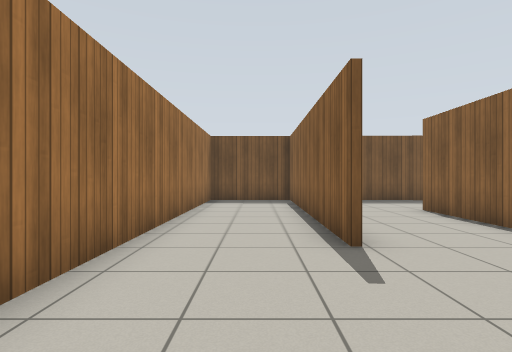
[1] (above)

17 first-person views from a walk through a Gazebo world. The camera is 0.94 m above the floor, looks level and sees 80° across. The floor is counted in squares, 1 m on a side. Each view is taken from the middle of a square. On the plan, view 1 faces up. The plan holds only what a view shows up to about 11 squares ahead; the rest is blank. Simple patterns stand in for the simulator's built-in surfaces.

[2]
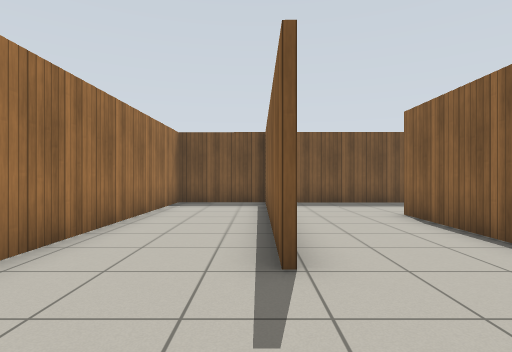

[3]
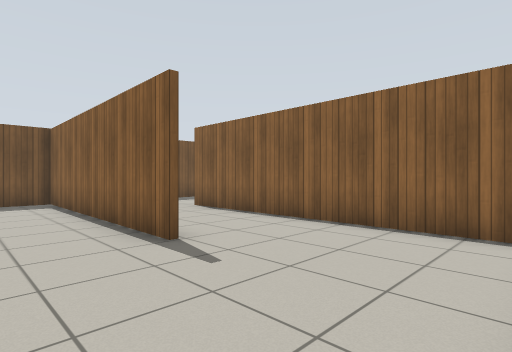

[4]
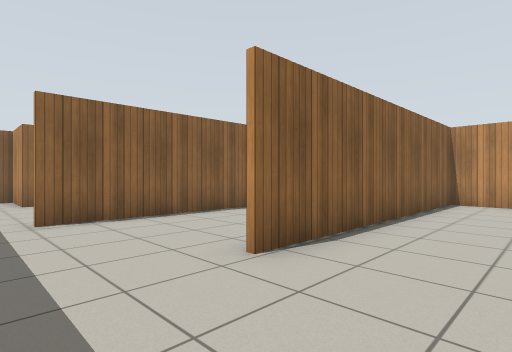

[5]
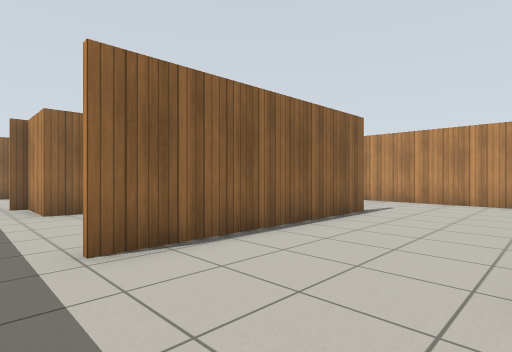

[6]
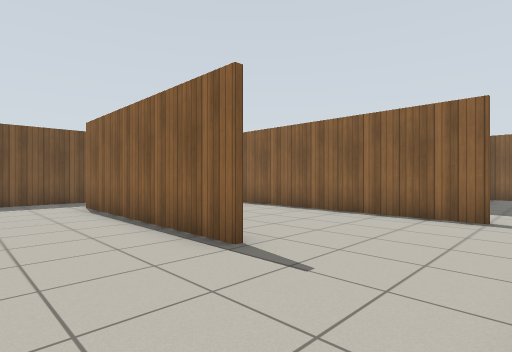

[7]
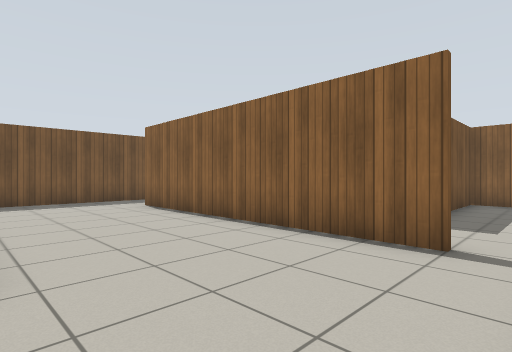

[8]
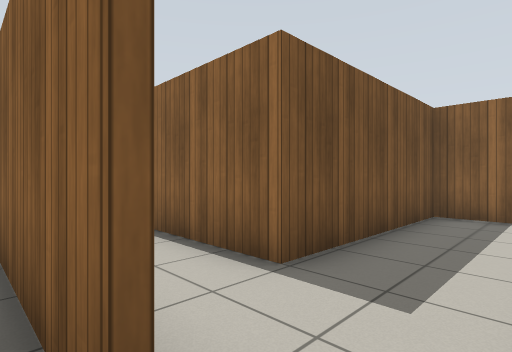

[9]
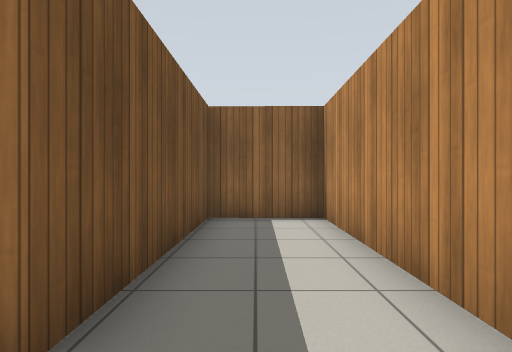

[10]
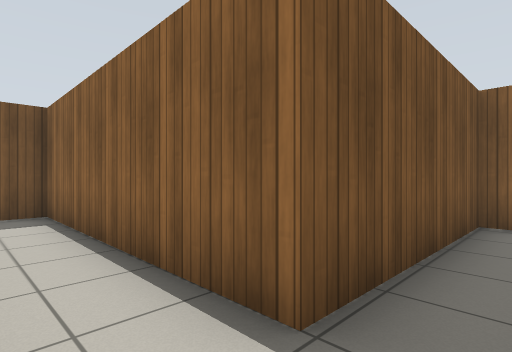

[11]
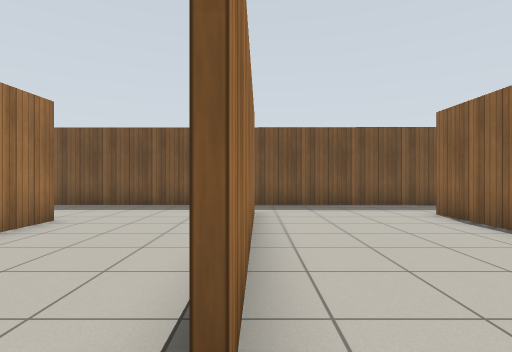

[12]
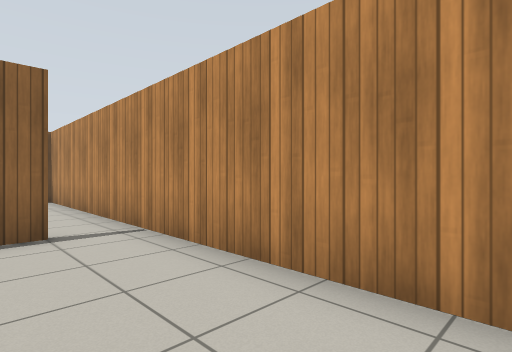

[13]
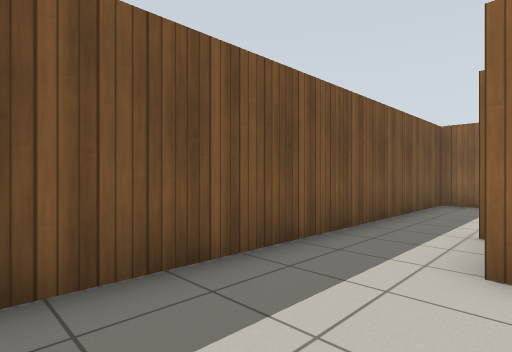

[14]
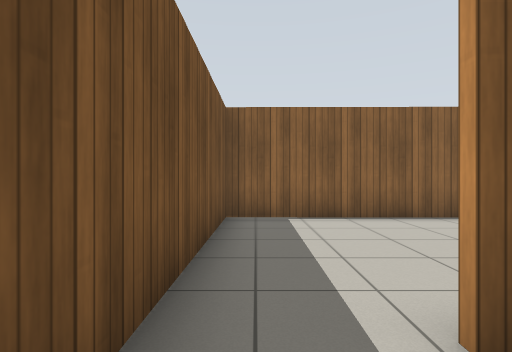

[15]
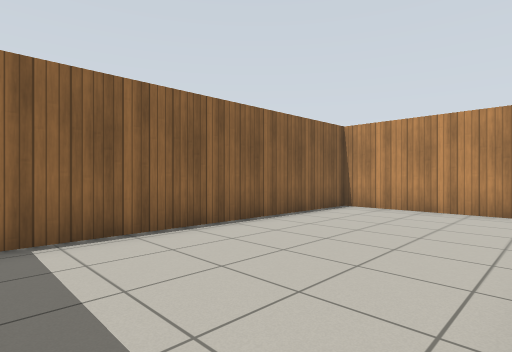

[16]
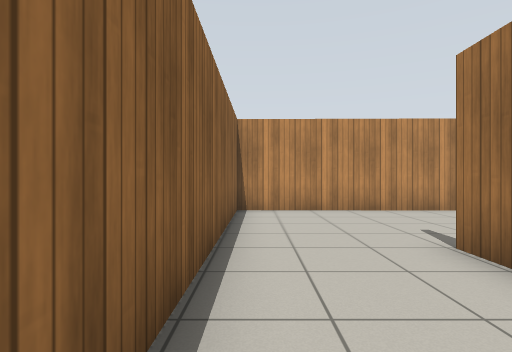

[17]
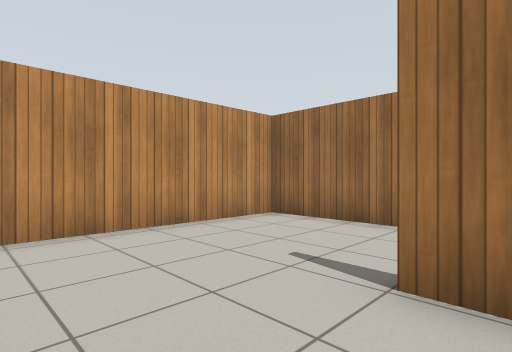

### Floor plan
Ten units are one square. View 1 is at (0, 0); x grows to the right and y downward. Boxes are objects, and circles mark ways between rooms. Rooms are numbered by the first view taken in them; rooms with no view inside come last. Other rooms are left out.
<svg viewBox="-24 -124 238 134">
<path fill="none" stroke="#000" d="M48 -84 47 -71M87 -31 88 -100M90 -94 89 -31M14 -50 14 -40M13 -40 13 -119 -18 -119 -19 3 45 4 46 -84M59 4 136 5M133 -10 134 -95 156 -95 156 -100M174 -117 24 -119M136 5 208 5 208 -20M209 -21 155 -21 156 -93 147 -93M208 -20 209 -117 174 -117M167 -22 209 -22"/>
<circle cx="130" cy="0" r="3" fill="#2a7"/>
<circle cx="170" cy="-105" r="3" fill="#2a7"/>
<text x="60" y="-60">1</text>
<text x="150" y="-30">2</text>
<text x="190" y="-70">3</text>
</svg>
Room 1 opens to room 2. Room 1 opens to room 3.

Where each view was taken, in squares from view 1:
view 1: 0 up, 0 right, facing up
view 2: 1 up, 1 right, facing up
view 3: 0 up, 1 left, facing up-right
view 4: 11 up, 2 right, facing down-right
view 5: 11 up, 5 right, facing down-right
view 6: 0 up, 6 right, facing up-right
view 7: 0 up, 9 right, facing up-right
view 8: 0 up, 13 right, facing up-right
view 9: 1 up, 14 right, facing right
view 10: 1 up, 14 right, facing up-right
view 11: 2 up, 9 right, facing up
view 12: 2 up, 8 right, facing down-right
view 13: 9 up, 10 right, facing up-right
view 14: 11 up, 14 right, facing right
view 15: 11 up, 16 right, facing down-right
view 16: 8 up, 4 right, facing down
view 17: 5 up, 4 right, facing down-left
